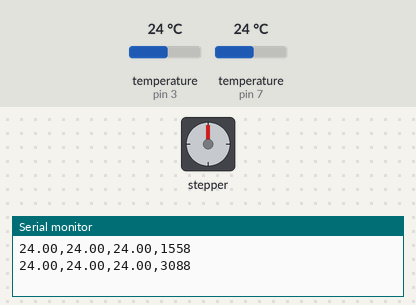
A sketch run on a simulated Arduino Uno, built with avr-gcc and run on an emulated ATmega328P. On the bench: stepper motor, the last lines printed to the serial monitor. The test bench sets the inputs (shaded band); at power-on: temperature (sensors on pin 3, pin 7) 24 °C. Stepper angles assume 2048 steps per turn.

Above: at 3.8 s.
3.9 s: temperature (sensor on pin 3) set to 35.7 °C
6.1 s: temperature (sensor on pin 3) set to 36.7 °C
At 6.6 s:
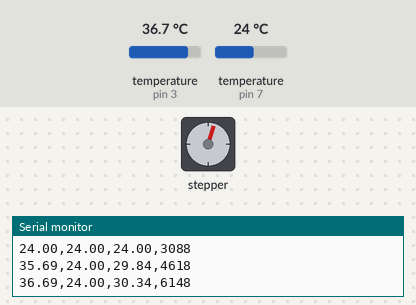
At 8.7 s:
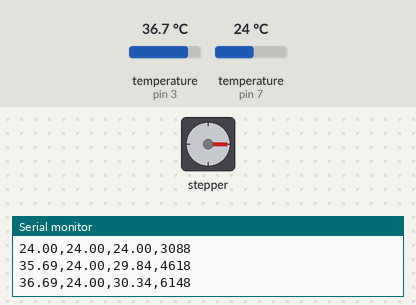
9.6 s: temperature (sensor on pin 7) set to 22.8 °C
At 11.17 s:
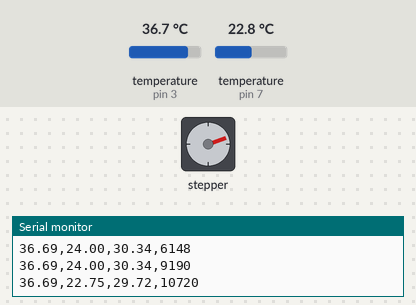
Timing chart, 0 to 13.7 s (numbered marks = the images above; inputs shaded):
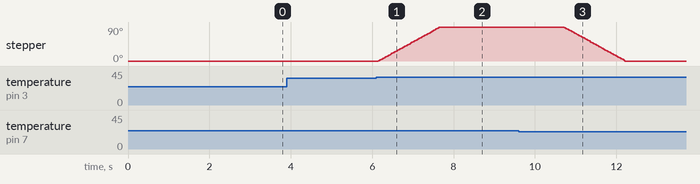

Measured:
- the behaviour switches between 36 and 36.1 °C on temperature (sensor on pin 3) (found by bisection; images 0 and 1)
- the behaviour switches between 23.4 and 23.3 °C on temperature (sensor on pin 7) (found by bisection; images 2 and 3)
- after the input at 6.1 s, stepper: turns 90° clockwise in 1.5 s, starting after 0.05 s
- after the input at 9.6 s, stepper: turns 90° counter-clockwise in 1.5 s, starting after 1.1 s

The sketch:

Jan14.ino
```cpp
#include <DallasTemperature.h>
#include <Wire.h>
#include <Stepper.h>

const byte oneWireAPin = 3;
const byte oneWireBPin = 7;

const int StepsPerRevolution = 2048; // Full revolution
const int StepsPer90Degrees = StepsPerRevolution / 4; // 90-degree rotation

int tempThreshold = 30; // Temperature threshold
int rpm = 10;            // Stepper motor speed in RPM

int currentPosition = 0; // Current position of the stepper motor in steps
bool aboveThreshold = false; // State to track if the last reading was above threshold

unsigned long lastPrintTime = 0; // Stores the time of the last print

OneWire oneWireA(oneWireAPin);
OneWire oneWireB(oneWireBPin);

Stepper myStepper(StepsPerRevolution, 8, 10, 9, 11);

DallasTemperature sensorsA(&oneWireA);
DallasTemperature sensorsB(&oneWireB);

void setup() {
    myStepper.setSpeed(rpm);
    Serial.begin(9600);
    sensorsA.begin();
    sensorsB.begin();
}

void loop() {
    // Request temperatures
    sensorsA.requestTemperatures();
    sensorsB.requestTemperatures();

    // Get temperatures from sensors
    float tempC1 = sensorsA.getTempCByIndex(0);
    float tempC2 = sensorsB.getTempCByIndex(0);

    // Validate sensor readings
    if (tempC1 == DEVICE_DISCONNECTED_C) tempC1 = tempC2;
    if (tempC2 == DEVICE_DISCONNECTED_C) tempC2 = tempC1;

    // Calculate average temperature
    double avg = (tempC1 + tempC2) / 2;

    // Measure elapsed time
    unsigned long currentTime = millis();
    unsigned long elapsedTime = currentTime - lastPrintTime;
    lastPrintTime = currentTime;

    // Print temperature readings, average, elapsed time (milliseconds)
    Serial.print(tempC1),  Serial.print(','), Serial.print(tempC2), Serial.print(','), Serial.print(avg), Serial.print(','), Serial.println(currentTime);
    // Check temperature and control motor
    if (avg > tempThreshold&& !aboveThreshold && currentPosition < StepsPer90Degrees) {
        // Rotate forward 90 degrees
        myStepper.step(StepsPer90Degrees);
        currentPosition += StepsPer90Degrees;
        aboveThreshold = true; // Mark as above threshold
    } else if (avg < tempThreshold && aboveThreshold && currentPosition > -StepsPer90Degrees) {
        // Rotate backward 90 degrees
        myStepper.step(-StepsPer90Degrees);
        currentPosition -= StepsPer90Degrees;
        aboveThreshold = false; // Mark as below threshold
    }
}
```
